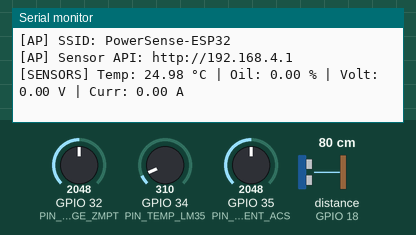
Recording of a sketch running on a simulated ESP32. Shown: the last lines printed to the serial monitor. Wiring (inferred from the names in the program): ultrasonic range finder: trigger GPIO 5; echo GPIO 18. The test bench sets the inputs (shaded band); at power-on: distance to the obstacle (sensor on GPIO 18) 80 cm, GPIO 34 (PIN_TEMP_LM35) = 310, GPIO 35 (PIN_CURRENT_ACS) = 2048, GPIO 32 (PIN_VOLTAGE_ZMPT) = 2048. The echo pulse lasts 58.3 µs per cm; WiFi joins after 1.5 s; servers stay silent unless stated.

Above: at 2.2 s.
2.3 s: distance to the obstacle (sensor on GPIO 18) set to 2 cm
3.8 s: GPIO 34 (PIN_TEMP_LM35) set to 372
At 4.9 s:
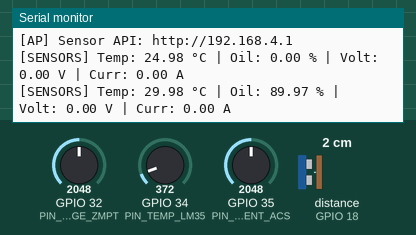
5.3 s: GPIO 35 (PIN_CURRENT_ACS) set to 2866
At 6.5 s:
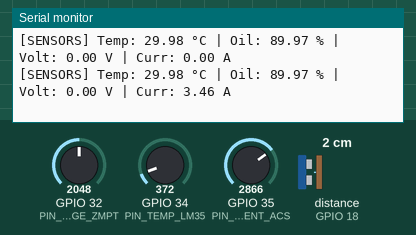
6.8 s: GPIO 32 (PIN_VOLTAGE_ZMPT) set to 728
At 8.2 s:
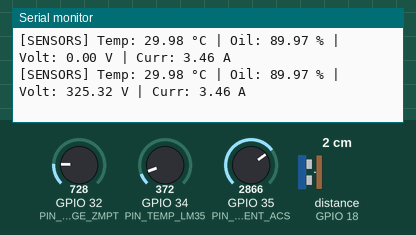
8.3 s: distance to the obstacle (sensor on GPIO 18) set to 4 cm
9.8 s: GPIO 34 (PIN_TEMP_LM35) set to 434
At 10.8 s:
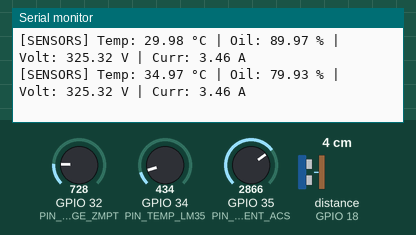
Timing chart, 0 to 12.3 s (numbered marks = the images above; inputs shaded):
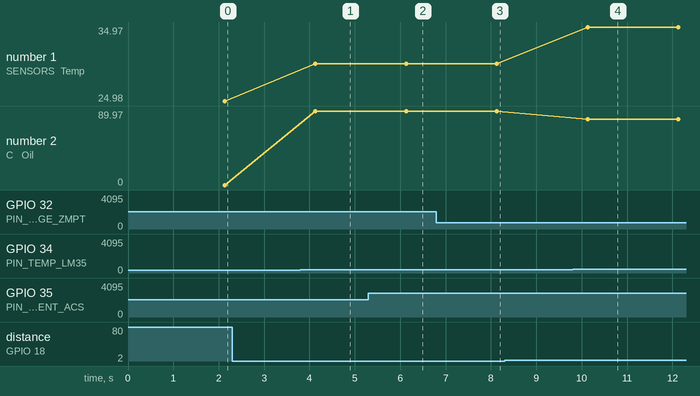

The sketch:

esp32_transformer_monitor.ino
```cpp
/*
 * ==============================================================================
 * Project: AI-Based Smart Transformer Health Monitoring System
 * Target Board: ESP32 Dev Module (30-pin / 38-pin)
 * Description: Real-time sensor data acquisition & wireless transmission to
 *              the AI/ML Cloud / Local FastAPI Backend Server.
 *
 * Sensors Connected:
 *  1. Temperature Sensor (LM35 / DS18B20) -> Analog Pin GPIO 34 (ADC1_CH6)
 *  2. Secondary Current Sensor (ACS712-05A/20A) -> Analog Pin GPIO 35 (ADC1_CH7)
 *  3. AC Voltage Potential Sensor (ZMPT101B) -> Analog Pin GPIO 32 (ADC1_CH4)
 *  4. Dielectric Oil Level Sensor (Ultrasonic HC-SR04 or Float) -> Pins GPIO 5 (Trig) & 18 (Echo)
 *
 * Can also be tested directly in the WOKWI online simulator:
 * https://wokwi.com/ (Select ESP32, Connect to Wokwi-GUEST Wi-Fi)
 * ==============================================================================
 */

#include <WiFi.h>
#include <HTTPClient.h>
#include <WebServer.h>
#include <ArduinoJson.h> // Recommended ArduinoJson library v6 or v7

// --------------------------------------------------------------------------
// Wi-Fi Credentials (Change to your mobile hotspot or Wi-Fi router)
// For Wokwi Online Simulator: SSID="Wokwi-GUEST", Password=""
// --------------------------------------------------------------------------
const char* WIFI_SSID     = "Transformer_WiFi";
const char* WIFI_PASSWORD = "Password123";

// --------------------------------------------------------------------------
// Backend Server Configuration
// Replace with your laptop's local IP address (e.g., http://192.168.1.15:8000/api/telemetry)
// If running locally, check IP using 'ipconfig' in command prompt.
// --------------------------------------------------------------------------
const char* SERVER_URL = "http://192.168.1.50:8000/api/telemetry";
const char* TRANSFORMER_ID = "TR-001";
const char* AP_SSID = "PowerSense-ESP32";
const char* AP_PASSWORD = "powersense";

WebServer espServer(80);

// Pin Assignments
const int PIN_TEMP_LM35     = 34; // ADC1 CH6
const int PIN_CURRENT_ACS   = 35; // ADC1 CH7
const int PIN_VOLTAGE_ZMPT  = 32; // ADC1 CH4
const int PIN_OIL_TRIG      = 5;  // Ultrasonic Trigger
const int PIN_OIL_ECHO      = 18; // Ultrasonic Echo

// Calibration Constants
const float ADC_VREF = 3.3;             // ESP32 ADC Reference Voltage (3.3V)
const int   ADC_RESOLUTION = 4095;      // 12-bit ADC (0 - 4095)
const float ACS712_SENSITIVITY = 0.185; // 185 mV/A for 5A module (0.100 for 20A, 0.066 for 30A)
const float OIL_TANK_DEPTH_CM = 20.0;   // Height of the mini transformer oil reservoir

// Non-blocking sampling interval
unsigned long lastSendTime = 0;
const unsigned long SEND_INTERVAL_MS = 2000; // Send telemetry every 2 seconds

float latestTemperature = NAN;
float latestOilLevel = NAN;
float latestVoltage = NAN;
float latestCurrent = NAN;
bool temperatureAvailable = false;
bool oilLevelAvailable = false;
bool voltageAvailable = false;
bool currentAvailable = false;

void setup() {
  Serial.begin(115200);
  delay(1000);
  Serial.println("\n=======================================================");
  Serial.println(" AI-Based Smart Transformer Health Monitoring System ");
  Serial.println(" ESP32 Telemetry Transmitter Initializing...          ");
  Serial.println("=======================================================");

  pinMode(PIN_TEMP_LM35, INPUT);
  pinMode(PIN_CURRENT_ACS, INPUT);
  pinMode(PIN_VOLTAGE_ZMPT, INPUT);
  pinMode(PIN_OIL_TRIG, OUTPUT);
  pinMode(PIN_OIL_ECHO, INPUT);

  // Set ADC attenuation to 11dB for full 0 - 3.3V range
  analogSetAttenuation(ADC_11db);

  WiFi.mode(WIFI_AP);
  WiFi.softAP(AP_SSID, AP_PASSWORD);
  espServer.on("/api/sensors", HTTP_GET, handleSensorApi);
  espServer.begin();
  Serial.print("[AP] SSID: ");
  Serial.println(AP_SSID);
  Serial.print("[AP] Sensor API: http://");
  Serial.println(WiFi.softAPIP());
}

void loop() {
  espServer.handleClient();

  // Periodic sensor acquisition & cloud transmission
  if (millis() - lastSendTime >= SEND_INTERVAL_MS) {
    lastSendTime = millis();

    // 1. Read Physical Sensors
    float temperature = readTemperature();
    float current     = readCurrentRMS();
    float voltage     = readVoltageRMS();
    float oilLevel    = readOilLevelPercentage();

    latestTemperature = temperature;
    latestOilLevel = oilLevel;
    latestVoltage = voltage;
    latestCurrent = current;
    temperatureAvailable = isfinite(temperature);
    oilLevelAvailable = isfinite(oilLevel);
    voltageAvailable = isfinite(voltage);
    currentAvailable = isfinite(current);

    Serial.printf("\n[SENSORS] Temp: %.2f °C | Oil: %.2f %% | Volt: %.2f V | Curr: %.2f A\n",
                  temperature, oilLevel, voltage, current);

    // The browser reads the local API directly over the ESP32 access point.
  }
}

void addSensor(JsonObject sensors, const char* name, float value, bool available, const char* unit) {
  JsonObject sensor = sensors.createNestedObject(name);
  sensor["available"] = available;
  sensor["unit"] = unit;
  if (available) {
    sensor["value"] = value;
  } else {
    sensor["value"] = nullptr;
  }
}

void handleSensorApi() {
  StaticJsonDocument<768> doc;
  doc["device_id"] = TRANSFORMER_ID;
  doc["timestamp_ms"] = millis();
  JsonObject sensors = doc.createNestedObject("sensors");
  addSensor(sensors, "temperature", latestTemperature, temperatureAvailable, "C");
  addSensor(sensors, "oil_level", latestOilLevel, oilLevelAvailable, "%");
  addSensor(sensors, "voltage", latestVoltage, voltageAvailable, "V");
  addSensor(sensors, "current", latestCurrent, currentAvailable, "A");

  String response;
  serializeJson(doc, response);
  espServer.sendHeader("Access-Control-Allow-Origin", "*");
  espServer.sendHeader("Cache-Control", "no-store");
  espServer.send(200, "application/json", response);
}

// --------------------------------------------------------------------------
// Wi-Fi Connection Helper
// --------------------------------------------------------------------------
void connectToWiFi() {
  Serial.printf("Connecting to Wi-Fi SSID: %s ", WIFI_SSID);
  WiFi.mode(WIFI_STA);
  WiFi.begin(WIFI_SSID, WIFI_PASSWORD);

  int attempts = 0;
  while (WiFi.status() != WL_CONNECTED && attempts < 20) {
    delay(500);
    Serial.print(".");
    attempts++;
  }

  if (WiFi.status() == WL_CONNECTED) {
    Serial.println("\n[Wi-Fi] Connected successfully!");
    Serial.print("[Wi-Fi] ESP32 IP Address: ");
    Serial.println(WiFi.localIP());
  } else {
    Serial.println("\n[Wi-Fi] Connection timed out. Retrying in next loop...");
  }
}

// --------------------------------------------------------------------------
// Sensor Reading Functions
// --------------------------------------------------------------------------

// 1. LM35 Temperature Sensor (10mV per °C)
float readTemperature() {
  long sum = 0;
  for (int i = 0; i < 20; i++) {
    sum += analogRead(PIN_TEMP_LM35);
    delay(2);
  }
  float avgRaw = (float)sum / 20.0;
  float voltageMilliVolts = (avgRaw / (float)ADC_RESOLUTION) * (ADC_VREF * 1000.0);
  float temperatureC = voltageMilliVolts / 10.0; // LM35: 10 mV / °C

  // Boundary checks for mini transformer
  if (temperatureC < 0) temperatureC = 25.0;
  return temperatureC;
}

// 2. ACS712 Secondary Current Sensor (RMS sampling over 50Hz AC cycle)
float readCurrentRMS() {
  long sumSq = 0;
  int samples = 200;
  for (int i = 0; i < samples; i++) {
    int raw = analogRead(PIN_CURRENT_ACS);
    float v = (raw / (float)ADC_RESOLUTION) * ADC_VREF;
    float offset = 1.65; // Nominal quiescent voltage at 3.3V supply (or 2.5V for 5V with divider)
    float instantaneousCurrent = (v - offset) / ACS712_SENSITIVITY;
    sumSq += (instantaneousCurrent * instantaneousCurrent);
    delayMicroseconds(100);
  }
  float rmsCurrent = sqrt(sumSq / samples);
  if (rmsCurrent < 0.05) rmsCurrent = 0.0; // Noise suppression
  return rmsCurrent;
}

// 3. ZMPT101B AC Voltage Sensor
float readVoltageRMS() {
  long sumSq = 0;
  int samples = 200;
  for (int i = 0; i < samples; i++) {
    int raw = analogRead(PIN_VOLTAGE_ZMPT);
    float v = (raw / (float)ADC_RESOLUTION) * ADC_VREF;
    float offset = 1.65; // Mid-rail reference
    float acInstantaneous = (v - offset);
    sumSq += (acInstantaneous * acInstantaneous);
    delayMicroseconds(100);
  }
  float rmsVoltsSensor = sqrt(sumSq / samples);
  // Calibration multiplier for 230V mains or step-down secondary
  float calibrationFactor = 230.0 / 0.707; // Scale to match nominal AC line
  float acLineVoltage = rmsVoltsSensor * calibrationFactor;
  if (acLineVoltage < 20.0) acLineVoltage = 0.0;
  return acLineVoltage;
}

// 4. Ultrasonic HC-SR04 Oil Level Sensor
float readOilLevelPercentage() {
  digitalWrite(PIN_OIL_TRIG, LOW);
  delayMicroseconds(2);
  digitalWrite(PIN_OIL_TRIG, HIGH);
  delayMicroseconds(10);
  digitalWrite(PIN_OIL_TRIG, LOW);

  long duration = pulseIn(PIN_OIL_ECHO, HIGH, 30000); // 30ms timeout
  if (duration == 0) return 85.0; // Fallback default if sensor echo disconnected

  // Speed of sound = 0.0343 cm/us
  float distanceCm = (duration * 0.0343) / 2.0;

  // Calculate oil percentage: level = (TankDepth - Distance) / TankDepth * 100
  float oilLevelCm = OIL_TANK_DEPTH_CM - distanceCm;
  float percentage = (oilLevelCm / OIL_TANK_DEPTH_CM) * 100.0;

  if (percentage > 100.0) percentage = 100.0;
  if (percentage < 0.0) percentage = 0.0;
  return percentage;
}

// --------------------------------------------------------------------------
// HTTP JSON Telemetry Transmission
// --------------------------------------------------------------------------
void sendTelemetryToServer(float temp, float oil, float volt, float curr) {
  if (WiFi.status() != WL_CONNECTED) {
    Serial.println("[HTTP] Cannot send telemetry: Wi-Fi not connected.");
    return;
  }

  HTTPClient http;
  http.begin(SERVER_URL);
  http.addHeader("Content-Type", "application/json");

  // Construct JSON Payload
  StaticJsonDocument<384> doc;
  doc["transformer_id"] = TRANSFORMER_ID;
  doc["temperature"]    = temp;
  doc["oil_level"]      = oil;
  doc["voltage"]        = volt;
  doc["current"]        = curr;
  JsonObject sensorStatus = doc.createNestedObject("sensor_status");
  sensorStatus["temperature"] = isfinite(temp);
  sensorStatus["oil_level"] = isfinite(oil);
  sensorStatus["voltage"] = isfinite(volt);
  sensorStatus["current"] = isfinite(curr);

  String jsonPayload;
  serializeJson(doc, jsonPayload);

  Serial.print("[HTTP POST] Transmitting payload: ");
  Serial.println(jsonPayload);

  int httpCode = http.POST(jsonPayload);

  if (httpCode > 0) {
    String response = http.getString();
    Serial.printf("[HTTP Response] Code %d: %s\n", httpCode, response.c_str());
  } else {
    Serial.printf("[HTTP Error] POST failed, error: %s\n", http.errorToString(httpCode).c_str());
  }

  http.end();
}
```

Measured:
- after the input at 3.8 s, the serial monitor: prints a new line after 0.33 s (image 1)
- after the input at 5.3 s, the serial monitor: prints a new line after 0.83 s (image 2)
- after the input at 6.8 s, the serial monitor: prints a new line after 1.3 s (image 3)
- after the input at 9.8 s, the serial monitor: prints a new line after 0.33 s (image 4)
- plotted number 1: 24.98 → 29.98 after the input at 3.8 s, 29.98 → 34.97 after the input at 9.8 s
